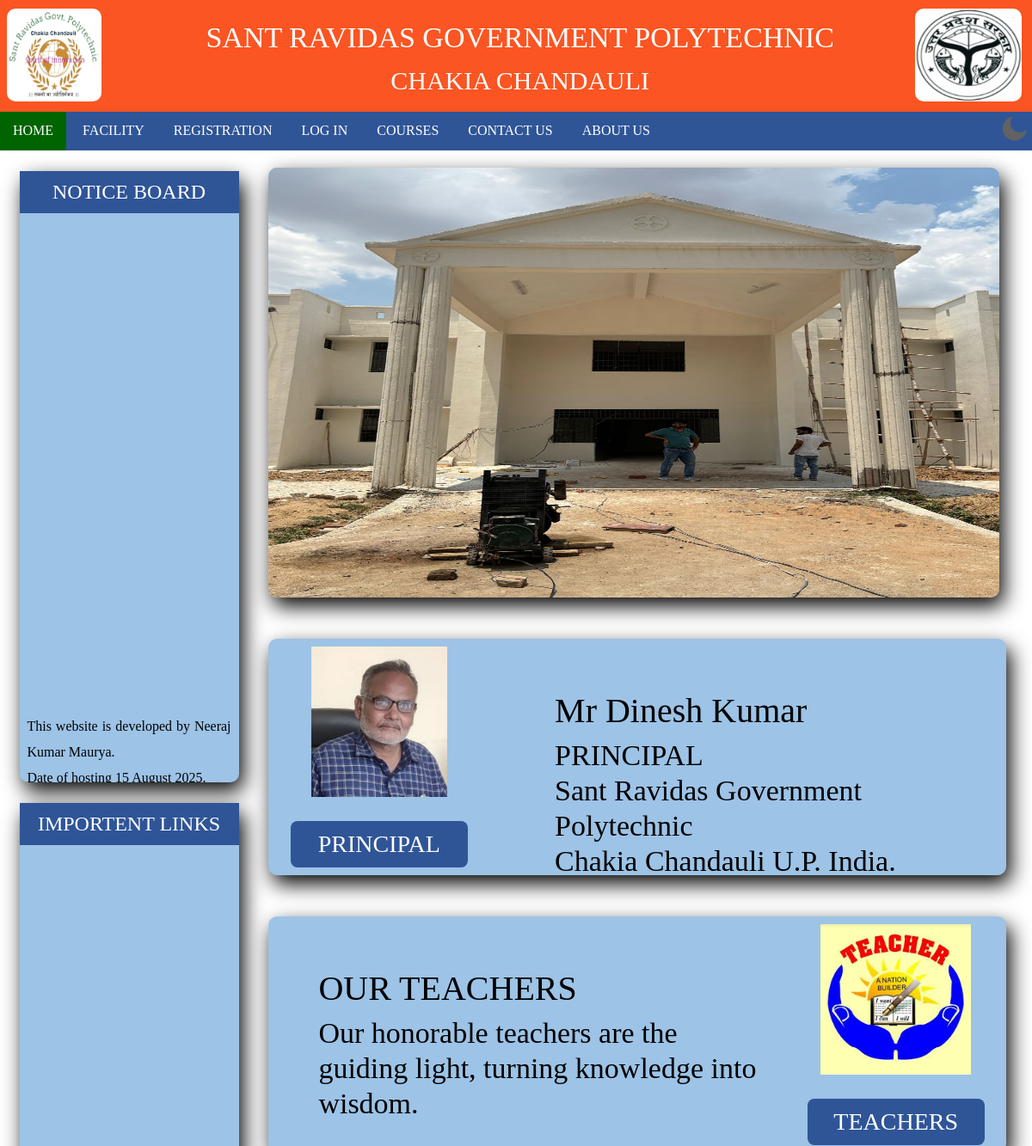
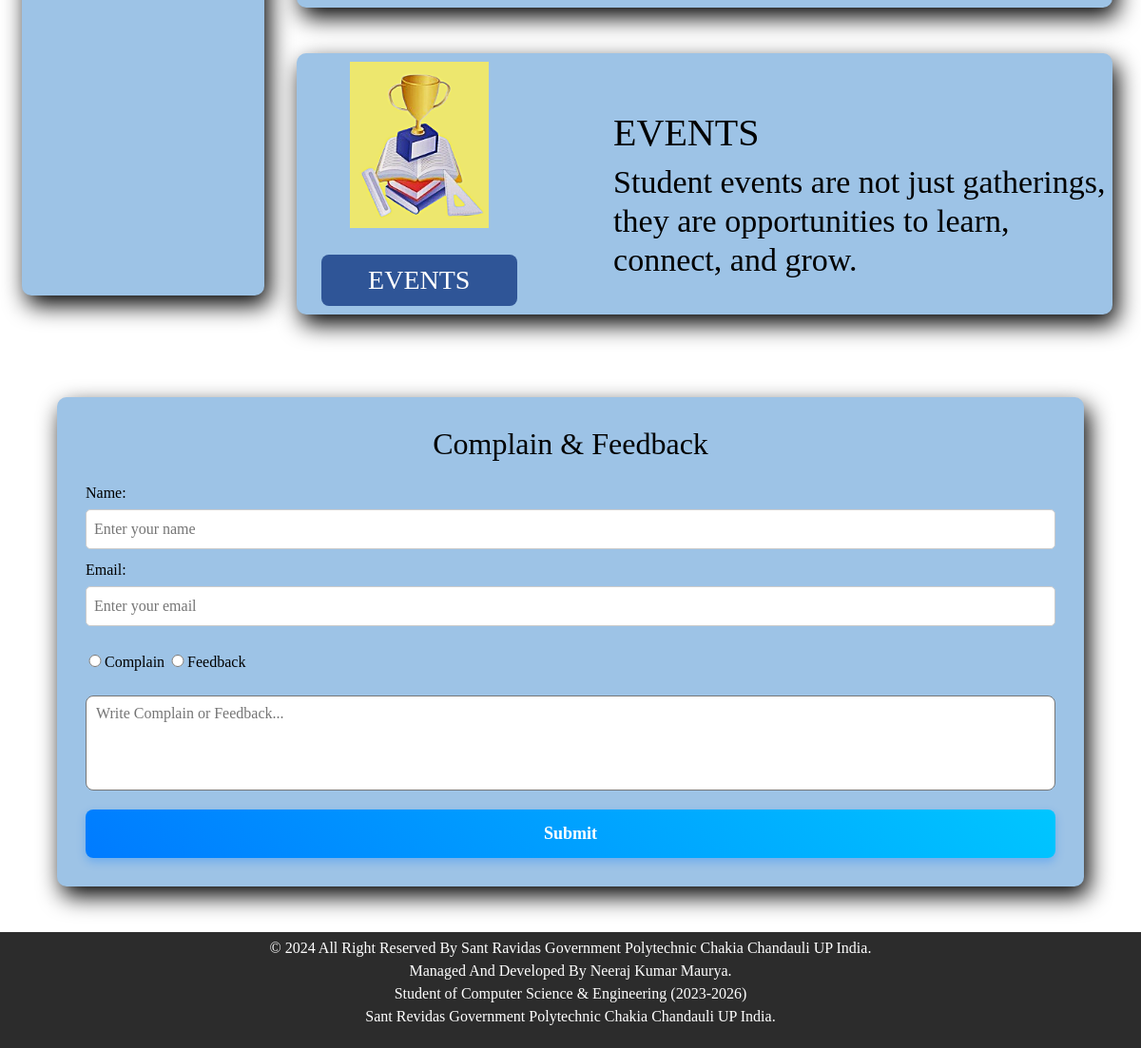
The page / on the database its author committed (2 pictures, top to bottom).
### MAIN_APP/models.py (models this page shows, shortened)
class college_photo(models.Model):
    photo=models.ImageField(upload_to='college-photo/')
    updated_at = models.DateTimeField(auto_now=True)
    def filename(self):
        return os.path.basename(self.photo.name)

class Principal(models.Model):
    name=models.CharField(max_length=50)
    photo=models.ImageField(upload_to='principal/',blank=True, null=True)
    post=models.CharField(max_length=100)
    sec_post=models.CharField(max_length=300,blank=True, null=True)
    from_date=models.DateField()
    to_date=models.DateField(null=True, blank=True)
    message=models.TextField(blank=True, null=True)
    updated_at = models.DateTimeField(auto_now=True)
    def filename(self):
        return os.path.basename(self.photo.name)

class Notice(models.Model):
    notice_content=models.CharField(max_length=300)
    updated_at = models.DateTimeField(auto_now=True)

### MAIN_APP/views.py (the view, shortened to what this page needs)
# urls.py: path("", views.index, name="index"),
def index(request):
    data={
        'title': 'HOME',
        'notices': Notice.objects.all(),
        'links': Imp_link.objects.all(),
        'photos': college_photo.objects.all(),
        'principal_current': Principal.objects.last(),
        'person': Imp_person.objects.all(),
    }
    return render(request, "index.html",data)

### templates/index.html (shortened to what this page needs)
{% extends "base.html" %}
{% load static %}
{% block extra_links %}
<link rel="stylesheet" href="{% static 'css/index.css' %}">
{% endblock %}
{% block content %}
      <main>
          <article id="mid">
              <section class="container">
                  <div class="slideshow" id="boxes">
                      <div class="slides">
                        {% for n in photos %}
                        <img src="{{ n.photo.url }}" alt="{{n.filename}}">
                        {% endfor %}
                      </div>
                  </div><br><br>
                  <a href="/principal/">
                  <div class="box" id="boxes">
                    {% if principal_current %}
                      <div class="same" style="float: left;">
                          <img src="{{ principal_current.photo.url }}" alt="{{ principal_current.filename }}">
                          <br><br><h3 id="aside">PRINCIPAL</h3>
                      </div>
                      <div class="diffrent" style="float: right;">
                          <div class="text">
                              <h1 class="head">{{ principal_current.name }}<h1>
                              <p>PRINCIPAL<br>
                              Sant Ravidas Government Polytechnic<br>
                              Chakia Chandauli U.P. India.</p>
                          </div>
                      </div>
                    {% endif %}
                  </div></a><br><br>
                  <a href="/teachers/">
                  <div class="box" id="boxes">
                      <div class="same" style="float: right;">
                          <img src="{% static 'images/LOGO TEACHER.jpg'%}" alt="Teachers">
                          <br><br><h3 id="aside">TEACHERS</h3>
                      </div>
                      <div class="diffrent" style="float: left;">
                          <div class="text">
                              <h1 class="head">OUR TEACHERS<h1>
                              <p>Our honorable teachers are the guiding
                                  light, turning knowledge into wisdom.<p>
                          </div>
                      </div>
                  </div></a>
                  <br><br>
                  <a href="/events/">
                  <div class="box" id="boxes">
                      <div class="same" style="float: left;">
                          <img src="{% static 'images/events.png'%}" alt="Events">
                          <br><br><h3 id="aside">EVENTS</h3>
                      </div>
                      <div class="diffrent" style="float: right;">
                          <div class="text">
                              <h1 class="head">EVENTS<h1>
                              <p>Student events are not just gatherings,
                                  they are opportunities to learn, connect,
                                  and grow.
                              </p>
                          </div>
                      </div>
                  </div>
                  </a>
              </section>
              <br>
              <aside id="noticeBoard" class="notice-board">
                  <div class="IMPORTENT" id="boxes">
                      <h4 id="aside">NOTICE BOARD</h4>
                        <div class="notice">
                            <ul class="marquee-up">
                                {% for n in notices %}
                                <li>{{ n.notice_content }}</li>
                                {% endfor %}
                            </ul>
                        </div>
                  </div>
                  <br>
                  <div class="IMPORTENT" id="boxes">
                      <h4 id="aside">IMPORTENT LINKS</h4>
                        <div class="notice">
                        </div>
                  </div>
              </aside>
          </article>
          <div class="container2">
          </div>
           <form class="signup-form box" id="boxes" method="POST" style="padding: 30px; width: 90%; margin:auto;">
                <h2 style="text-align: center;">Complain & Feedback</h2>
                    <label for="Name">Name:</label>
                    <input type="text" id="name" name="name" placeholder="Enter your name" required>
                    <label for="Name">Email:</label>
                    <input type="text" id="email" name="email" placeholder="Enter your email" required>
                    <br>
                    <input type="radio" value="Complain" name="option"  style="width: 20px; margin-top:30px;">Complain
                    <input type="radio" value="Feedback" name="option" style="width: 20px; margin-bottom: 30px;" required>Feedback
                    <br>
                    <textarea id="textarea" name="description" placeholder="Write Complain or Feedback..." required></textarea>
                    <button type="submit" class="submit-btn">Submit</button>
          </form>
      </main><br><br>
{% endblock %}

### static/css/light.css (style rules this page uses)
body { background: white; }
main { color: black; }
#boxes { background: #9DC3E6; color: black; }

### static/css/blur.css (style rules this page uses)
body { margin: 0; padding: 0; display: flex; flex-direction: column; align-items: center; }
#boxes { backdrop-filter: none; transition: transform 0.3s ease, filter 0.3s ease; }

### static/css/style.css (style rules this page uses)
* { transition-delay: 0.3ms; user-select: none; -webkit-user-select: none; -moz-user-select: none; -ms-user-select: none; font-family: "Times New Roman", Times, serif; }
input, textarea, button, select, marquee, a { user-select: auto; }
html, body, #main-content { height: 100%; width: 100%; margin: 0; padding: 0; }

### static/css/form.css (style rules this page uses)
.signup-form { padding: 25px; border-radius: 10px; margin: 50px auto; }
.signup-form h2 { text-align: center; margin-bottom: 20px; }
.signup-form label { display: block; margin-top: 10px; }
.signup-form input, .signup-form select { width: 100%; padding: 8px; margin-top: 5px; border: 1px solid #ccc; border-radius: 5px; }
.signup-form button { width: 100%; margin-top: 20px; padding: 10px; background-color: #007bff; color: white; border: none; border-radius: 5px; cursor: pointer; }

### static/css/index.css (style rules this page uses)
.notice { width: 93%; margin: auto; height: 93%; top: -7px; overflow: hidden; position: relative; background-color: transparent; }
.marquee-up { padding: 0; margin: 0; position: absolute; bottom: -100; animation: scrollUp 15s linear infinite; }
.marquee-up li { line-height: 30px; text-align: justify; font-size: 16px; color: #000; }
.container2 { display: grid; width: 98%; gap: 20px; padding: 20px; }
@media (min-width: 1025px) { .container2 { grid-template-columns: repeat(4, 1fr); } }

### rows shown on the page
college_photo: photo (picture)
Principal: photo (picture), name "Mr Dinesh Kumar"
Notice: notice_content "This website is developed by Neeraj Kumar Maurya."
Notice: notice_content "Date of hosting 15 August 2025."
